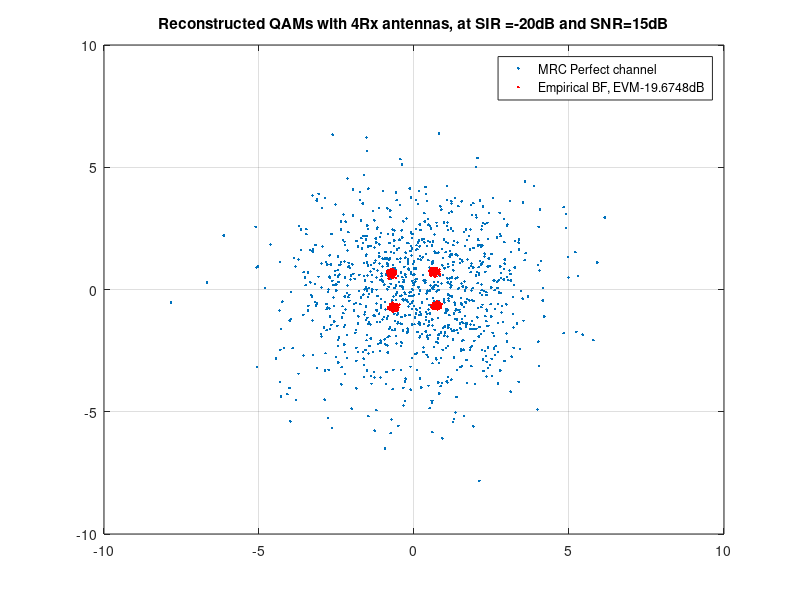
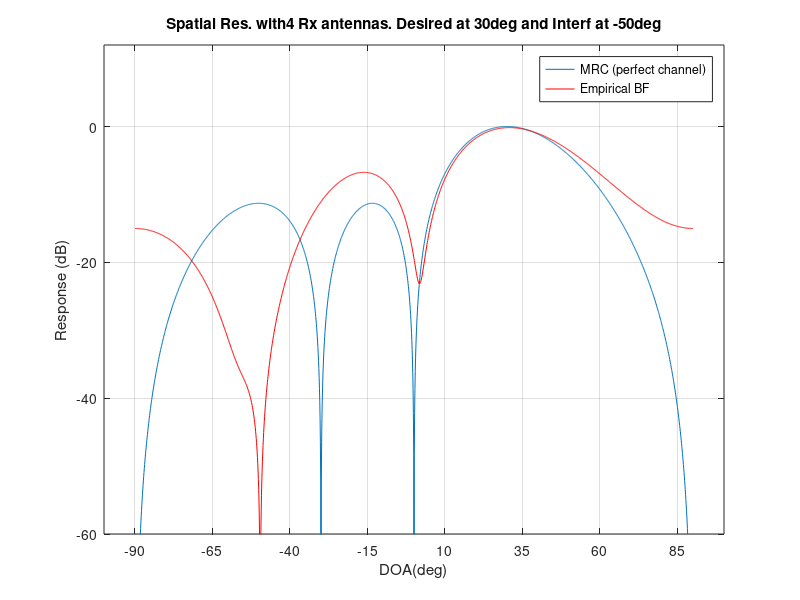

Reproduce these figures in MATLAB, in order.
close all; clear; clc; rng(1);

SNRdB = 15;
SIRdB = -20;

N=4;

NumPilots=10;
NumPayload=1000;

theta_deg=30;
x_desired=exp(-1i*pi*sin(theta_deg*pi/180)*[0:N-1].');

Interf_angle=-50;
x_Interf=exp(-1i*pi*sin(Interf_angle*pi/180)*[0:N-1].');

pilots=randsrc(1,NumPilots,[1+1i 1-1i -1+1i -1-1i])/sqrt(2);
s=randsrc(1,NumPayload,[1+1i 1-1i -1+1i -1-1i])/sqrt(2);

%Signal Generation
a_desired=exp(1i*2*pi*rand);
y_desired=a_desired*x_desired*[pilots,s];

r=(randn(1,length([pilots,s]))+1i*randn(1,length([pilots,s])))/sqrt(2);
y_interf=exp(1i*2*pi*rand)*x_Interf*10^(-SIRdB/20)*r;

Noise=10^(-SNRdB/20)*(randn(size(y_desired))+1i*randn(size(y_desired)))/sqrt(2);

y=y_desired+y_interf+Noise;

Y=y(:,1:NumPilots).';
p=pilots.';

w_hat=inv(Y'*Y)*Y'*p;

%Reconstrut QAMs

s_hat_MRC=(a_desired*x_desired)'/N*y(:,NumPilots+1:end);

plot(s_hat_MRC,'.'); grid; hold on ;
title(['Reconstructed QAMs with ',num2str(N), 'Rx antennas, at SIR =',num2str(SIRdB),'dB and SNR=',num2str(SNRdB),'dB'])

s_hat_ebf=w_hat.'*y(:,NumPilots+1:end);
plot(s_hat_ebf,'r.');

%EVM Calculation
EVM_ebf_dB=10*log10(mean(abs(s_hat_ebf-s).^2));

legend('MRC Perfect channel',['Empirical BF, EVM',num2str(EVM_ebf_dB),'dB']);

% Plot the spatial response
phi_deg=[-90:.1:90];
for k=1:length(phi_deg)
    x_test=exp(-1i*pi*sin(phi_deg(k)*pi/180)*[0:N-1].');
    MRC_resp(k)=abs(x_desired'*x_test)/N;
    Emp_BF_response(k)=abs(w_hat.'*x_test);
end

figure;
plot(phi_deg,20*log10(MRC_resp));hold on; grid;
plot(phi_deg,20*log10(Emp_BF_response),'r');
ylim([-60 12]); xticks(-90:25:90);
title(['Spatial Res. with',num2str(N),' Rx antennas. Desired at ', num2str(theta_deg),'deg and Interf at ',num2str(Interf_angle),'deg']);
xlabel('DOA(deg)'); ylabel('Response (dB)');
legend('MRC (perfect channel)','Empirical BF');